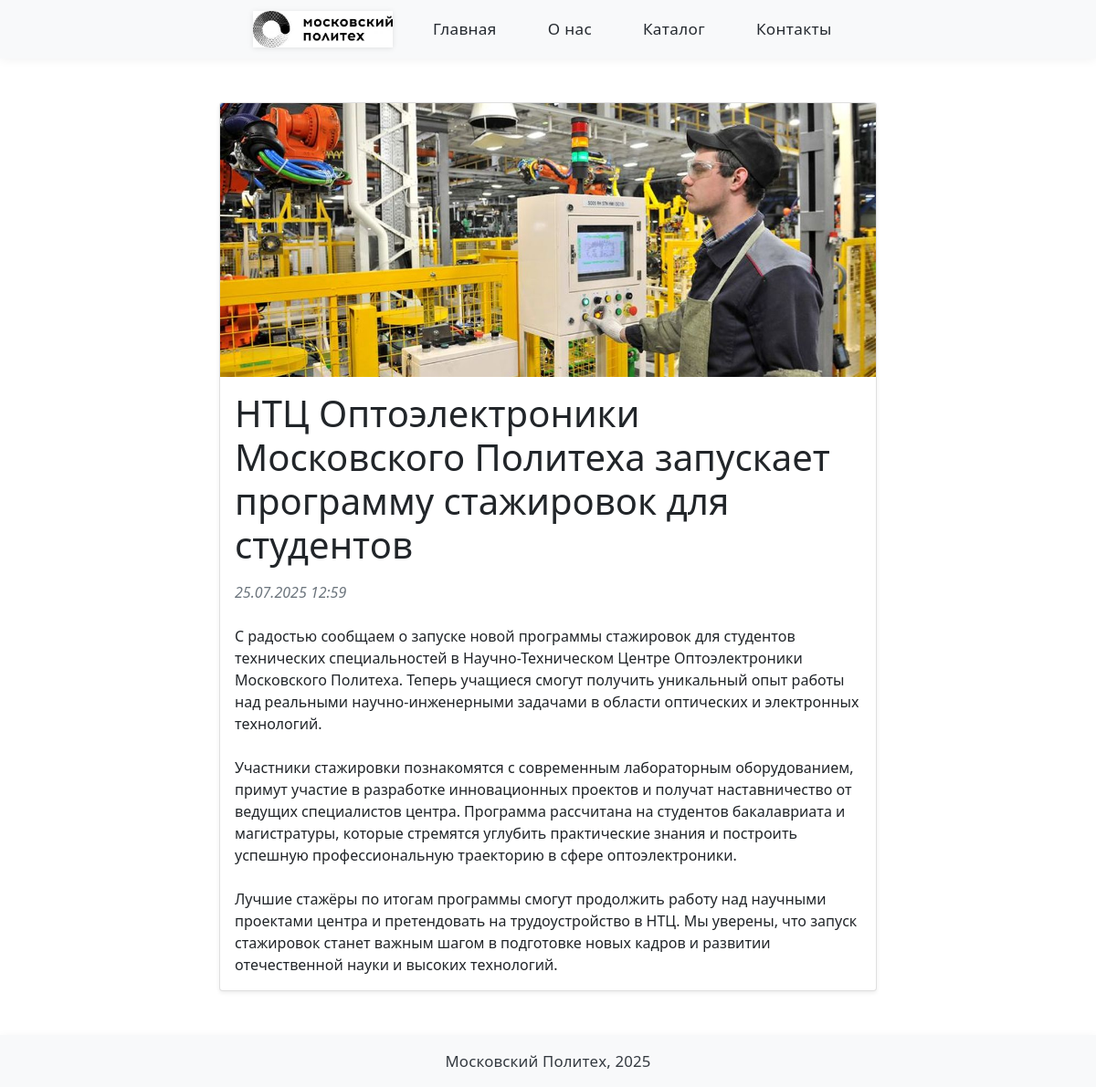
/4, run on the app's committed database.
### homepage/models.py (models this page shows, shortened)
class BaseModel(models.Model):
    created_at = models.DateTimeField(
        auto_now_add=True
    )
    modified_at = models.DateTimeField(
        auto_now_add=False,
        auto_now=True
    )
    class Meta:
        abstract = True

class News(BaseModel):
    title = models.CharField(
        verbose_name='Название',
        max_length=120
    )
    text = models.TextField(verbose_name='Текст')
    image = models.ImageField(
        verbose_name='Фото',
        blank=True,
        upload_to='homepage_images'
    )
    class Meta:
        verbose_name = 'новость'
        verbose_name_plural = 'Новости'

### homepage/views.py (the view)
# urls.py: path('<int:pk>', views.news_detail, name='news_detail')
def news_detail(request, pk):
    template_name = 'homepage/news_detail.html'
    news = News.objects.get(pk=pk)
    context = {
        'news': news,
        'MEDIA_URL': settings.MEDIA_URL,
    }
    return render(request, template_name, context)

### templates/homepage/news_detail.html
{% extends "base.html" %}
{% load static %}
{% block content %}
<div class="container my-5">
  <div class="card shadow-sm mx-auto" style="max-width: 720px;">
    {% if news.image %}
    <img src="{{ MEDIA_URL }}{{ news.image }}" class="card-img-top" alt="Картинка к {{ news.title }}" style="object-fit: cover; max-height: 300px;">
    {% endif %}
    <div class="card-body">
      <h1 class="card-title mb-3">{{ news.title }}</h1>
      <p class="text-muted fst-italic mb-4">{{ news.created_at|date:"d.m.Y H:i" }}</p>
      <p class="card-text" style="white-space: pre-line;">{{ news.text }}</p>
    </div>
  </div>
</div>
{% endblock %}

### data on the page
News: image (picture), title "НТЦ Оптоэлектроники Московского Политеха запускает программу стажировок для студентов", created_at "25.07.2025 12:59", text "С радостью сообщаем о запуске новой программы стажировок для студентов технических специальностей в Научно-Техническом Центре Оптоэлектроники Московского Политеха. Теперь учащиеся смогут получить уникальный опыт работы над реальными научно-инженерными задачами в области оптических и электронных технологий. Участники стажировки познакомятся с современным лабораторным оборудованием, примут участие в разработке инновационных проектов и получат наставничество от ведущих специалистов центра. Программа рассчитана на студентов бакалавриата и магистратуры, которые стремятся углубить практические знания и построить успешную профессиональную траекторию в сфере оптоэлектроники. Лучшие стажёры по…"
